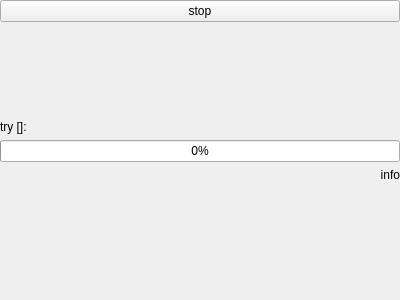
<?xml version="1.0" encoding="UTF-8"?>
<ui version="4.0">
 <class>LoadingOverLay</class>
 <widget class="QWidget" name="LoadingOverLay">
  <property name="geometry">
   <rect>
    <x>0</x>
    <y>0</y>
    <width>400</width>
    <height>300</height>
   </rect>
  </property>
  <property name="windowTitle">
   <string>LoadingOverLay</string>
  </property>
  <layout class="QGridLayout" name="gridLayout">
   <property name="leftMargin">
    <number>0</number>
   </property>
   <property name="topMargin">
    <number>0</number>
   </property>
   <property name="rightMargin">
    <number>0</number>
   </property>
   <property name="bottomMargin">
    <number>0</number>
   </property>
   <property name="spacing">
    <number>6</number>
   </property>
   <item row="0" column="0">
    <widget class="QWidget" name="widget" native="true">
     <layout class="QGridLayout" name="gridLayout_2">
      <property name="leftMargin">
       <number>0</number>
      </property>
      <property name="topMargin">
       <number>0</number>
      </property>
      <property name="rightMargin">
       <number>0</number>
      </property>
      <property name="bottomMargin">
       <number>0</number>
      </property>
      <property name="spacing">
       <number>6</number>
      </property>
      <item row="1" column="0">
       <spacer name="verticalSpacer_2">
        <property name="orientation">
         <enum>Qt::Orientation::Vertical</enum>
        </property>
        <property name="sizeHint" stdset="0">
         <size>
          <width>20</width>
          <height>40</height>
         </size>
        </property>
       </spacer>
      </item>
      <item row="2" column="0">
       <widget class="QLabel" name="labelTry">
        <property name="text">
         <string>try []:</string>
        </property>
       </widget>
      </item>
      <item row="5" column="0">
       <spacer name="verticalSpacer">
        <property name="orientation">
         <enum>Qt::Orientation::Vertical</enum>
        </property>
        <property name="sizeHint" stdset="0">
         <size>
          <width>20</width>
          <height>118</height>
         </size>
        </property>
       </spacer>
      </item>
      <item row="4" column="0">
       <widget class="QLabel" name="labelInfo">
        <property name="text">
         <string>info</string>
        </property>
        <property name="alignment">
         <set>Qt::AlignmentFlag::AlignRight|Qt::AlignmentFlag::AlignTrailing|Qt::AlignmentFlag::AlignVCenter</set>
        </property>
       </widget>
      </item>
      <item row="3" column="0">
       <widget class="QProgressBar" name="progressBar">
        <property name="value">
         <number>0</number>
        </property>
       </widget>
      </item>
      <item row="0" column="0">
       <widget class="QPushButton" name="btnStop">
        <property name="text">
         <string>stop</string>
        </property>
       </widget>
      </item>
     </layout>
    </widget>
   </item>
  </layout>
 </widget>
 <resources/>
 <connections/>
</ui>
